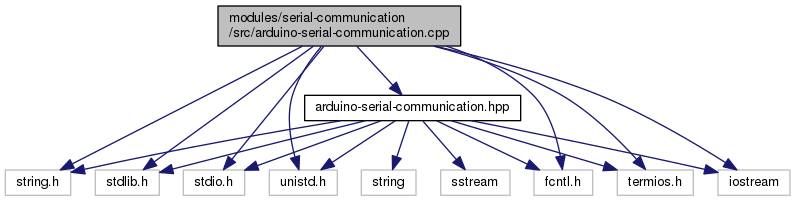
//> input picture arduino-serial-communication_8cpp__incl.png, 795 x 201 px, given in place of the camera
$ ./houghlinestest   (built with g++ and OpenCV 4)
//> lines starting //> are read from the running program, lines starting //| are printed output that depends on the picture; after the words box and inside, x2 and y2 are one past the last pixel; in counts of white or black regions, pixels touching at a corner belong together
#include "opencv2/opencv.hpp"
#include <iostream>

using std::cout;
using std::cin;
using std::endl;
using std::vector;

using namespace cv;

int main()
{
    VideoCapture cap(0);
    if (!cap.isOpened())
        return -1;
    Mat src;
    cap >> src;
//> src is the input picture: 201 rows x 795 cols, CV_8UC3; mean B, G, R 239.8, 237, 237

    Mat dst, cdst;
    Canny(src, dst, 50, 200, 3);
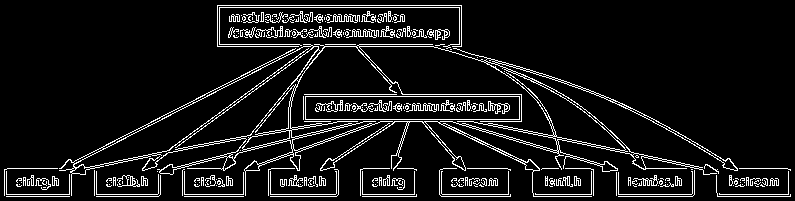
//> dst: 201 rows x 795 cols, CV_8UC1; 8.7% white in thin lines or dots
    cvtColor(dst, cdst, CV_GRAY2BGR);
//> cdst: 201 rows x 795 cols, CV_8UC3; 8.7% white in thin lines or dots

    vector<Vec2f> lines;
    // detect lines
    HoughLines(dst, lines, 1, CV_PI/180, 150, 0, 0 );
//> lines = 41 lines (rho, theta), first 12: [194, 1.57], [196, 1.57], [168, 1.57], [179, 1.1], [185, 1.57], [5, 1.57], [177, 1.1], [7, 1.57], [96, 1.57], [180, 1.57], [94, 1.57], [119, 1.57]

    // draw lines
    for( size_t i = 0; i < lines.size(); i++ )
    {
        float rho = lines[i][0], theta = lines[i][1];
        Point pt1, pt2;
        double a = cos(theta), b = sin(theta);
        double x0 = a*rho, y0 = b*rho;
        pt1.x = cvRound(x0 + 1000*(-b));
        pt1.y = cvRound(y0 + 1000*(a));
        pt2.x = cvRound(x0 - 1000*(-b));
        pt2.y = cvRound(y0 - 1000*(a));
        line( cdst, pt1, pt2, Scalar(0,0,255), 3, CV_AA);
    }
//> this loop made 41 passes
//> (rho, theta, a, b, x0, y0) on passes 1 to 12: (194, 1.57, -4.37e-08, 1, -8.48e-06, 194), (196, 1.57, -4.37e-08, 1, -8.57e-06, 196), (168, 1.57, -4.37e-08, 1, -7.34e-06, 168), (179, 1.1, 0.454, 0.891, 81.26, 159.5), (185, 1.57, -4.37e-08, 1, -8.09e-06, 185), (5, 1.57, -4.37e-08, 1, -2.19e-07, 5), (177, 1.1, 0.454, 0.891, 80.36, 157.7), (7, 1.57, -4.37e-08, 1, -3.06e-07, 7), (96, 1.57, -4.37e-08, 1, -4.2e-06, 96), (180, 1.57, -4.37e-08, 1, -7.87e-06, 180), (94, 1.57, -4.37e-08, 1, -4.11e-06, 94), (119, 1.57, -4.37e-08, 1, -5.2e-06, 119)
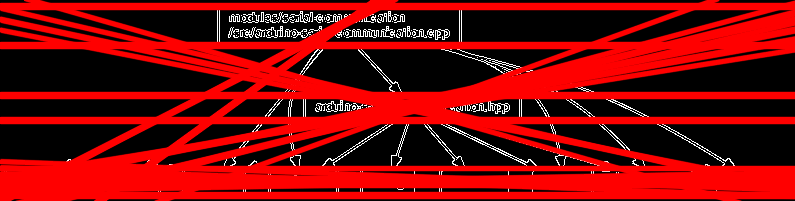
//> cdst: 201 rows x 795 cols, CV_8UC3; mean B, G, R 6.3, 6.3, 127.6

    imshow("source", src);
    imshow("detected lines", cdst);

    waitKey();
    return 0;
}

$ run again, on arduino-serial-communication_8hpp__dep__incl.png
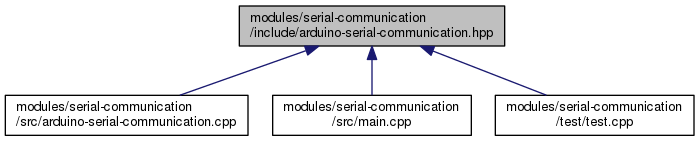
//> input picture arduino-serial-communication_8hpp__dep__incl.png, 699 x 141 px, given in place of the camera
//> src is the input picture: 141 rows x 699 cols, CV_8UC3; mean B, G, R 231.5, 230.9, 230.9
//> `Canny(src, dst, 50, 200, 3);`:
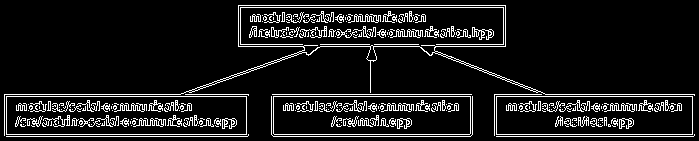
//> dst: 141 rows x 699 cols, CV_8UC1; 10.3% white in thin lines or dots
//> lines = 38 lines (rho, theta), first 12: [96, 1.57], [134, 1.57], [94, 1.57], [136, 1.57], [110, 1.57], [5, 1.57], [7, 1.57], [105, 1.57], [103, 1.57], [108, 1.57], [46, 1.57], [44, 1.57]
//> the loop `for( size_t i = 0; i < lines.size(); i++ )` made 38 passes
//> (rho, theta, a, b, x0, y0) on passes 1 to 8: (96, 1.57, -4.37e-08, 1, -4.2e-06, 96), (134, 1.57, -4.37e-08, 1, -5.86e-06, 134), (94, 1.57, -4.37e-08, 1, -4.11e-06, 94), (136, 1.57, -4.37e-08, 1, -5.94e-06, 136), (110, 1.57, -4.37e-08, 1, -4.81e-06, 110), (5, 1.57, -4.37e-08, 1, -2.19e-07, 5), (7, 1.57, -4.37e-08, 1, -3.06e-07, 7), (105, 1.57, -4.37e-08, 1, -4.59e-06, 105)
//> after the loop `for( size_t i = 0; i < lines.size(); i++ )`:
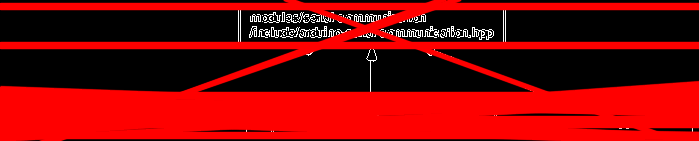
//> cdst: 141 rows x 699 cols, CV_8UC3; mean B, G, R 4.1, 4.1, 127.4

$ run again, on arduino-serial-communication_8hpp__incl.png
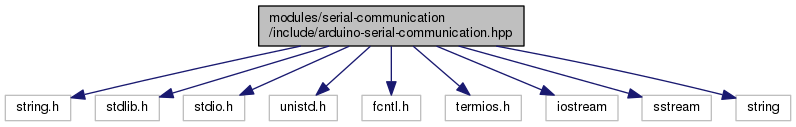
//> input picture arduino-serial-communication_8hpp__incl.png, 796 x 127 px, given in place of the camera
//> src is the input picture: 127 rows x 796 cols, CV_8UC3; mean B, G, R 236.9, 234.8, 234.8
//> `Canny(src, dst, 50, 200, 3);`:
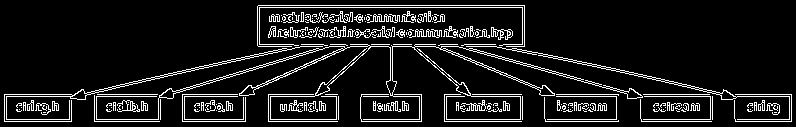
//> dst: 127 rows x 796 cols, CV_8UC1; 10% white in thin lines or dots
//> lines = 42 lines (rho, theta), first 12: [121, 1.57], [94, 1.57], [119, 1.57], [96, 1.57], [5, 1.57], [7, 1.57], [110, 1.57], [105, 1.57], [103, 1.57], [44, 1.57], [46, 1.57], [108, 1.36]
//> the loop `for( size_t i = 0; i < lines.size(); i++ )` made 42 passes
//> (rho, theta, a, b, x0, y0) on passes 1 to 8: (121, 1.57, -4.37e-08, 1, -5.29e-06, 121), (94, 1.57, -4.37e-08, 1, -4.11e-06, 94), (119, 1.57, -4.37e-08, 1, -5.2e-06, 119), (96, 1.57, -4.37e-08, 1, -4.2e-06, 96), (5, 1.57, -4.37e-08, 1, -2.19e-07, 5), (7, 1.57, -4.37e-08, 1, -3.06e-07, 7), (110, 1.57, -4.37e-08, 1, -4.81e-06, 110), (105, 1.57, -4.37e-08, 1, -4.59e-06, 105)
//> after the loop `for( size_t i = 0; i < lines.size(); i++ )`:
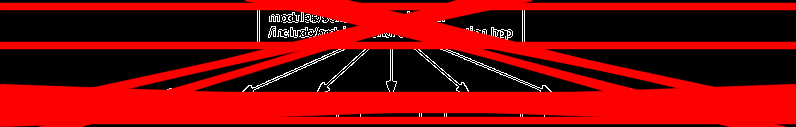
//> cdst: 127 rows x 796 cols, CV_8UC3; mean B, G, R 4.2, 4.2, 128.5

$ run again, on core_8cpp__incl.png
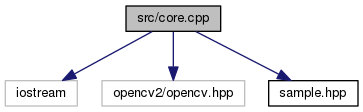
//> input picture core_8cpp__incl.png, 363 x 112 px, given in place of the camera
//> src is the input picture: 112 rows x 363 cols, CV_8UC3; mean B, G, R 239.4, 238.2, 238.2
//> `Canny(src, dst, 50, 200, 3);`:
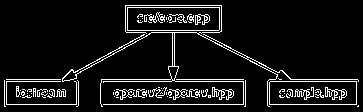
//> dst: 112 rows x 363 cols, CV_8UC1; 8.3% white in thin lines or dots, all inside (x1, y1, x2, y2) = (4, 5, 359, 107)
//> lines = 3 lines (rho, theta): [104, 1.57], [81, 1.57], [79, 1.57]
//> the loop `for( size_t i = 0; i < lines.size(); i++ )` made 3 passes
//> (rho, x0, y0) on passes 1 to 3: (104, -4.55e-06, 104), (81, -3.54e-06, 81), (79, -3.45e-06, 79)
//> after the loop `for( size_t i = 0; i < lines.size(); i++ )`:
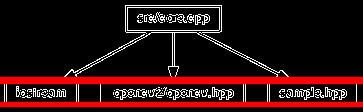
//> cdst: 112 rows x 363 cols, CV_8UC3; mean B, G, R 15.1, 15.1, 44.4
